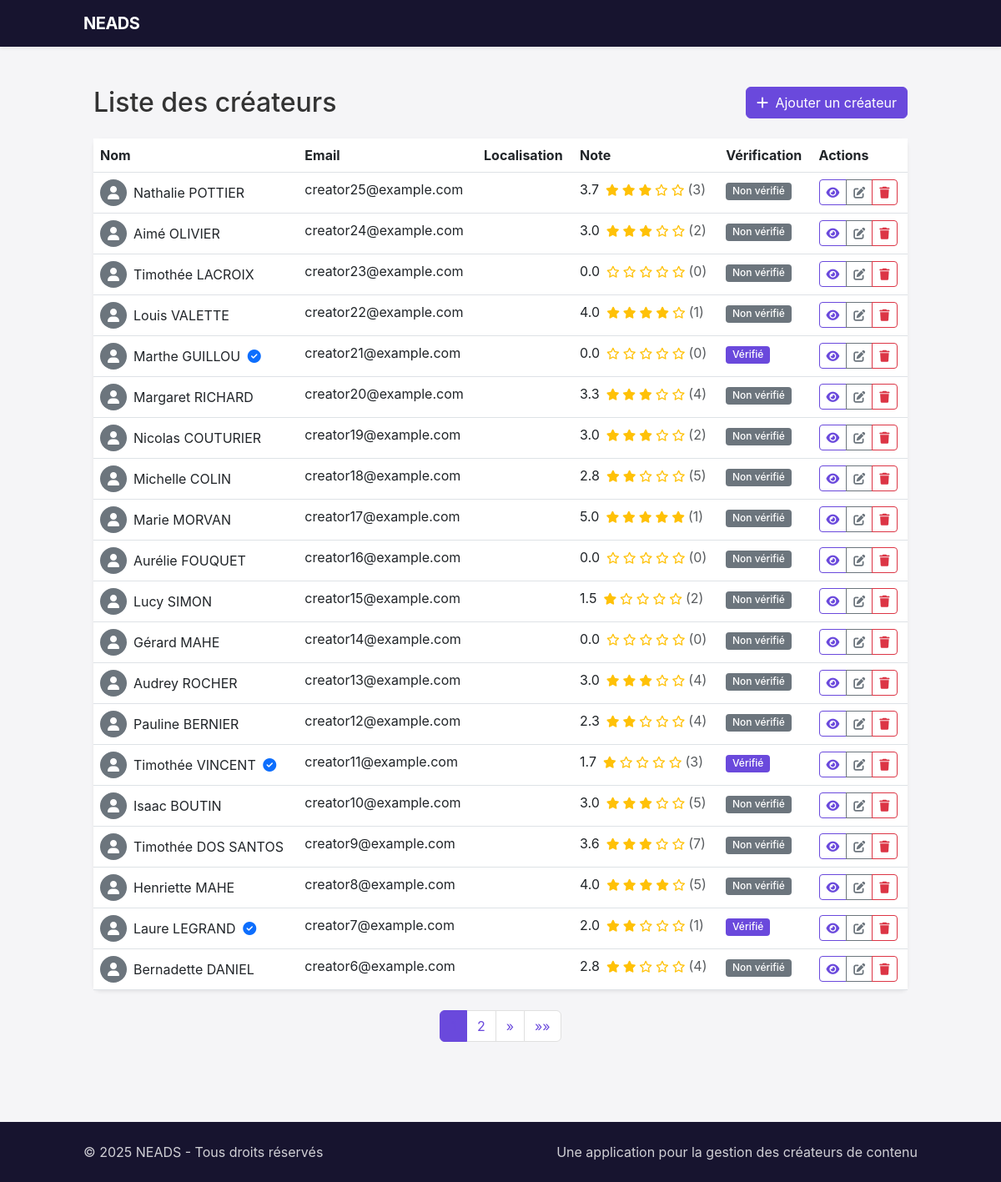
Before: /creators/list/ (signed in) with the older database file.
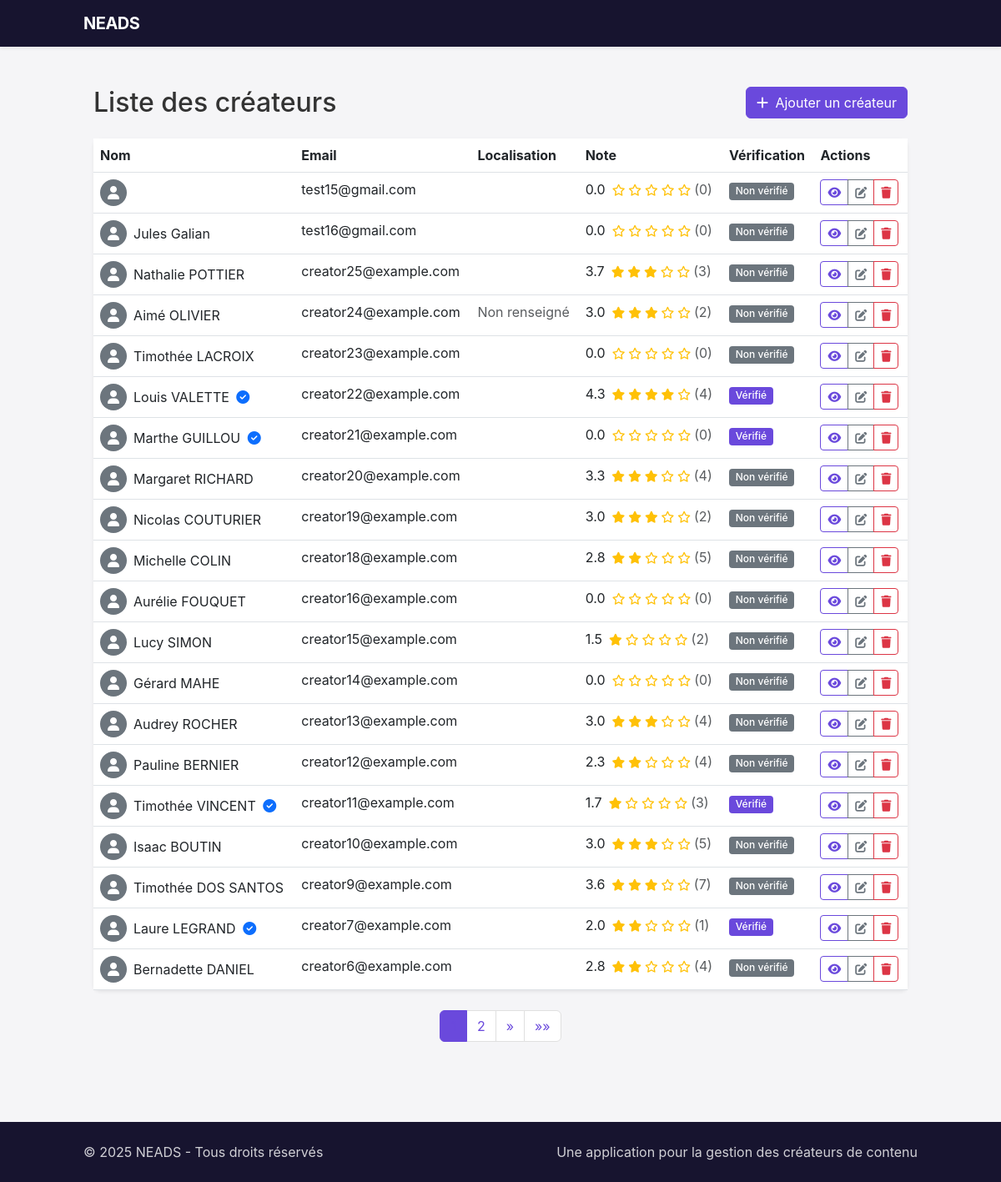
After: the same page with the newer database file.
### neads/creators/models.py (models this page shows, shortened)
class Creator(models.Model):
    GENDER_CHOICES = (
        ('M', 'Homme'),
        ('F', 'Femme'),
        ('O', 'Autre'),
    )
    CONTENT_TYPE_CHOICES = (
        ('video', 'Vidéo'),
        ('image', 'Image'),
        ('audio', 'Audio'),
        ('ugc_duo', 'UGC Duo'),
        ('animal', 'Animal'),
    )
    user = models.OneToOneField(User, on_delete=models.SET_NULL, blank=True, null=True, related_name='creator_profile')
    first_name = models.CharField(max_length=50)
    last_name = models.CharField(max_length=50)
    full_name = models.CharField(max_length=100, blank=True)  # Auto-généré
    age = models.PositiveIntegerField(validators=[MinValueValidator(13), MaxValueValidator(100)])
    gender = models.CharField(max_length=1, choices=GENDER_CHOICES)
    featured_image = models.ImageField(upload_to=featured_image_upload_path, blank=True, null=True, verbose_name="Image mise en avant")
    youtube_link = models.URLField(max_length=255, blank=True, null=True, verbose_name="Chaîne YouTube")
    tiktok_link = models.URLField(max_length=255, blank=True, null=True, verbose_name="Profil TikTok")
    instagram_link = models.URLField(max_length=255, blank=True, null=True, verbose_name="Profil Instagram")
    location = models.ForeignKey(Location, on_delete=models.SET_NULL, null=True, related_name='creators')
    email = models.EmailField()
    phone = models.CharField(max_length=20, blank=True, null=True)
    domains = models.ManyToManyField(Domain, related_name='creators')
    bio = models.TextField(blank=True, null=True)
    equipment = models.CharField(max_length=255, blank=True, null=True)
    delivery_time = models.CharField(max_length=50, blank=True, null=True)
    content_types = models.ManyToManyField(ContentType, related_name='creators', blank=True)
    mobility = models.BooleanField(default=False)
    can_invoice = models.BooleanField(default=False)
    previous_clients = models.TextField(blank=True, null=True)
    average_rating = models.DecimalField(max_digits=3, decimal_places=2, default=0.0)
    total_ratings = models.PositiveIntegerField(default=0)
    verified_by_neads = models.BooleanField(default=False)
    created_at = models.DateTimeField(auto_now_add=True)
    updated_at = models.DateTimeField(auto_now=True)
    last_activity = models.DateTimeField(blank=True, null=True)

### neads/creators/views.py (the view)
# urls.py: path('list/', views.creators_list, name='creator_list'),
@login_required
@role_required(['admin', 'consultant'])
def creators_list(request):
    creators = Creator.objects.all().order_by('-created_at')
    query = request.GET.get('q')
    if query:
        creators = creators.filter(
            Q(first_name__icontains=query) |
            Q(last_name__icontains=query) |
            Q(email__icontains=query)
        )
    verification = request.GET.get('verified')
    if verification == 'yes':
        creators = creators.filter(verified_by_neads=True)
    elif verification == 'no':
        creators = creators.filter(verified_by_neads=False)
    paginator = Paginator(creators, 20)  # 20 créateurs par page
    page_number = request.GET.get('page', 1)
    page_obj = paginator.get_page(page_number)
    context = {
        'creators': page_obj,
        'total_creators': paginator.count,
        'q': query,
        'verification': verification,
        'is_paginated': paginator.num_pages > 1,
        'page_obj': page_obj,
        'paginator': paginator,
    }
    return render(request, 'creators/creators_list.html', context)

### neads/core/models.py (called while the page is built)
    def has_role(self, role_name):
        return self.role == role_name

### neads/creators/views.py (called while the page is built)
def role_required(allowed_roles):
    def decorator(view_func):
        @wraps(view_func)
        def wrapper(request, *args, **kwargs):
            if not request.user.is_authenticated:
                return redirect('login')
            if request.user.role not in allowed_roles:
                return HttpResponseForbidden("Vous n'avez pas les permissions nécessaires pour accéder à cette page.")
            return view_func(request, *args, **kwargs)
        return wrapper
    return decorator

### templates/creators/creators_list.html (shortened to what this page needs)
{% extends "base.html" %}
{% block content %}
<div class="container py-4">
    <div class="row mb-4">
        <div class="col">
            <h1 class="h2 mb-0">Liste des créateurs</h1>
        </div>
        <div class="col-auto">
            <a href="{% url 'creator_add' %}" class="btn btn-primary">
                <i class="fas fa-plus me-1"></i> Ajouter un créateur
            </a>
        </div>
    </div>
    <div class="card shadow-sm border-0">
        <div class="card-body p-0">
            <div class="table-responsive">
                <table class="table table-hover mb-0">
                    <thead class="bg-light">
                        <tr>
                            <th>Nom</th>
                            <th>Email</th>
                            <th>Localisation</th>
                            <th>Note</th>
                            <th>Vérification</th>
                            <th>Actions</th>
                        </tr>
                    </thead>
                    <tbody>
                        {% for creator in creators %}
                        <tr>
                            <td>
                                <div class="d-flex align-items-center">
                                    {% if creator.profile_image %}
                                    <img src="{{ creator.profile_image.url }}" alt="{{ creator.full_name }}" class="rounded-circle me-2" style="width: 32px; height: 32px;">
                                    {% else %}
                                    <div class="bg-secondary rounded-circle me-2 d-flex align-items-center justify-content-center" style="width: 32px; height: 32px; color: white;">
                                        <i class="fas fa-user"></i>
                                    </div>
                                    {% endif %}
                                    <div>
                                        <a href="{% url 'creator_detail' creator.id %}" class="text-decoration-none">
                                            {{ creator.full_name }}
                                        </a>
                                        {% if creator.verified_by_neads %}
                                        <span class="ms-1 text-primary" title="Vérifié par NEADS">
                                            <i class="fas fa-check-circle"></i>
                                        </span>
                                        {% endif %}
                                    </div>
                                </div>
                            </td>
                            <td>{{ creator.email }}</td>
                            <td>
                                {% if creator.location %}
                                {{ creator.location.city }}{% if creator.location.country %}, {{ creator.location.country }}{% endif %}
                                {% else %}
                                <span class="text-muted">Non renseigné</span>
                                {% endif %}
                            </td>
                            <td>
                                <div class="d-flex align-items-center">
                                    <span class="me-2">{{ creator.average_rating|floatformat:1 }}</span>
                                    <div class="star-rating small">
                                        {% for i in "12345" %}
                                            {% if forloop.counter <= creator.average_rating %}
                                                <i class="fas fa-star text-warning"></i>
                                            {% elif forloop.counter <= creator.average_rating|add:0.5 %}
                                                <i class="fas fa-star-half-alt text-warning"></i>
                                            {% else %}
                                                <i class="far fa-star text-warning"></i>
                                            {% endif %}
                                        {% endfor %}
                                    </div>
                                    <span class="ms-1 text-muted">({{ creator.total_ratings }})</span>
                                </div>
                            </td>
                            <td>
                                {% if creator.verified_by_neads %}
                                <span class="badge bg-success">Vérifié</span>
                                {% else %}
                                <span class="badge bg-secondary">Non vérifié</span>
                                {% endif %}
                            </td>
                            <td>
                                <div class="btn-group">
                                    <a href="{% url 'creator_detail' creator.id %}" class="btn btn-sm btn-outline-primary" title="Voir">
                                        <i class="fas fa-eye"></i>
                                    </a>
                                    <a href="{% url 'creator_edit' creator.id %}" class="btn btn-sm btn-outline-secondary" title="Modifier">
                                        <i class="fas fa-edit"></i>
                                    </a>
                                    <button type="button" class="btn btn-sm btn-outline-danger" data-bs-toggle="modal" data-bs-target="#deleteModal{{ creator.id }}" title="Supprimer">
                                        <i class="fas fa-trash"></i>
                                    </button>
                                </div>
                            </td>
                        </tr>
                        {% empty %}
                        <tr>
                            <td colspan="6" class="text-center py-4">
                                <p class="text-muted mb-0">Aucun créateur trouvé</p>
                            </td>
                        </tr>
                        {% endfor %}
                    </tbody>
                </table>
            </div>
        </div>
    </div>
    {% if is_paginated %}
    <nav class="mt-4">
        <ul class="pagination justify-content-center">
            {% for i in paginator.page_range %}
                {% if page_obj.number == i %}
                <li class="page-item active"><span class="page-link">{{ i }}</span></li>
                {% elif i > page_obj.number|add:'-3' and i < page_obj.number|add:'3' %}
                <li class="page-item"><a class="page-link" href="?page={{ i }}">{{ i }}</a></li>
                {% endif %}
            {% endfor %}
            {% if page_obj.has_next %}
            <li class="page-item">
                <a class="page-link" href="?page={{ page_obj.next_page_number }}" aria-label="Suivante">
                    <span aria-hidden="true">&raquo;</span>
                </a>
            </li>
            <li class="page-item">
                <a class="page-link" href="?page={{ paginator.num_pages }}" aria-label="Dernière">
                    <span aria-hidden="true">&raquo;&raquo;</span>
                </a>
            </li>
            {% endif %}
        </ul>
    </nav>
    {% endif %}
</div>
{% endblock %}

### templates/base.html (shortened to what this page needs)
<!DOCTYPE html>
<html lang="fr">
  <head>
    <link
      href="https://cdn.jsdelivr.net/npm/bootstrap@5.3.0/dist/css/bootstrap.min.css"
      rel="stylesheet"
    />
    <script src="https://cdn.tailwindcss.com"></script>
    <link
      rel="stylesheet"
      href="https://cdnjs.cloudflare.com/ajax/libs/font-awesome/6.4.0/css/all.min.css"
    />
    <link
      rel="stylesheet"
      href="https://unpkg.com/leaflet@1.9.4/dist/leaflet.css"
    />
  </head>
  <body>
    <nav class="navbar navbar-expand-lg navbar-dark shadow-sm">
      <div class="container">
        <a class="navbar-brand" href="{% url 'home' %}"> NEADS </a>
      </div>
    </nav>
    <main class="py-4">
      <div class="container">
         {% block content %}{% endblock %}
      </div>
    </main>
    <footer class="py-4 mt-5">
      <div class="container">
        <div class="row">
          <div class="col-md-6">
            <p class="mb-0">&copy; 2025 NEADS - Tous droits réservés</p>
          </div>
          <div class="col-md-6 text-md-end">
            <p class="mb-0">
              Une application pour la gestion des créateurs de contenu
            </p>
          </div>
        </div>
      </div>
    </footer>
  </body>
</html>

### templates/base.html (style rules this page uses)
:root { --primary-color: #17142f; --secondary-color: #6a49dc; --accent-color: #8974e8; --accent-color-2: #6a49dc; --text-color: #333333; --light-bg: #f5f5f7; --card-bg: #ffffff; --border-radius: 0.5rem; --shadow: 0 5px 15px rgba(0, 0, 0, 0.05); --hover-shadow: 0 8px 20px rgba(0, 0, 0, 0.1); }
body { font-family: "Inter", sans-serif; color: var(--text-color); background-color: var(--light-bg); }
.navbar { z-index: 1030; color: #fff; background-color: var(--primary-color) !important; }
.navbar-brand { font-weight: 700; letter-spacing: -0.5px; color: #fff !important; }
.btn-primary { background-color: var(--secondary-color); border-color: var(--secondary-color); transition: all 0.3s ease; }
.btn-outline-primary { color: var(--secondary-color); border-color: var(--secondary-color); transition: all 0.3s ease; }
.badge { font-weight: 500; padding: 0.35em 0.65em; border-radius: 0.25rem; }
.card { transition: transform 0.3s ease, box-shadow 0.3s ease; border-radius: var(--border-radius); border: none; box-shadow: var(--shadow); }
.star-rating { color: #ffb400; }
.badge.bg-success { background-color: var(--secondary-color) !important; }
footer { background-color: var(--primary-color) !important; color: #fff; border-top: none !important; }
footer p { color: rgba(255, 255, 255, 0.8); }
.pagination .page-link { color: var(--secondary-color); border-color: #e0e0e0; }
.pagination .page-item.active .page-link { background-color: var(--secondary-color); border-color: var(--secondary-color); }

Changed rows visible on the page:
removed Creator: full_name "Marie MORVAN", email "creator17@example.com", average_rating "5.0", total_ratings "1", verified_by_neads "Non vérifié"
removed Creator: full_name "Henriette MAHE", email "creator8@example.com", average_rating "4.0", total_ratings "5", verified_by_neads "Non vérifié"
added Creator: email "test15@gmail.com", average_rating "0.0", total_ratings "0", verified_by_neads "Non vérifié"
added Creator: full_name "Jules Galian", email "test16@gmail.com", average_rating "0.0", total_ratings "0", verified_by_neads "Non vérifié"
changed Creator "Aimé OLIVIER": now shows "Non renseigné"
changed Creator "Louis VALETTE": average_rating "4.0" → "4.3"; total_ratings "1" → "4"; verified_by_neads "Non vérifié" → "Vérifié"
